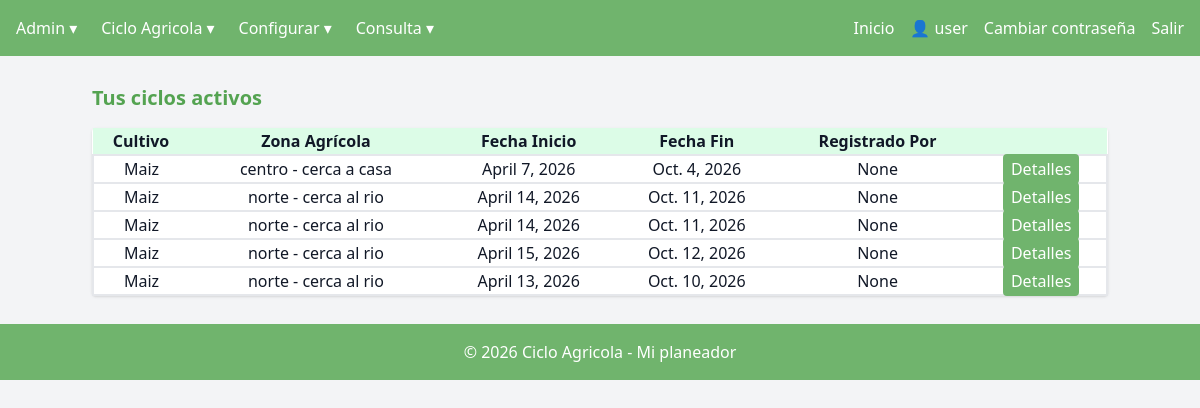
The app's page /calendario_ciclo/ (signed in), older data.
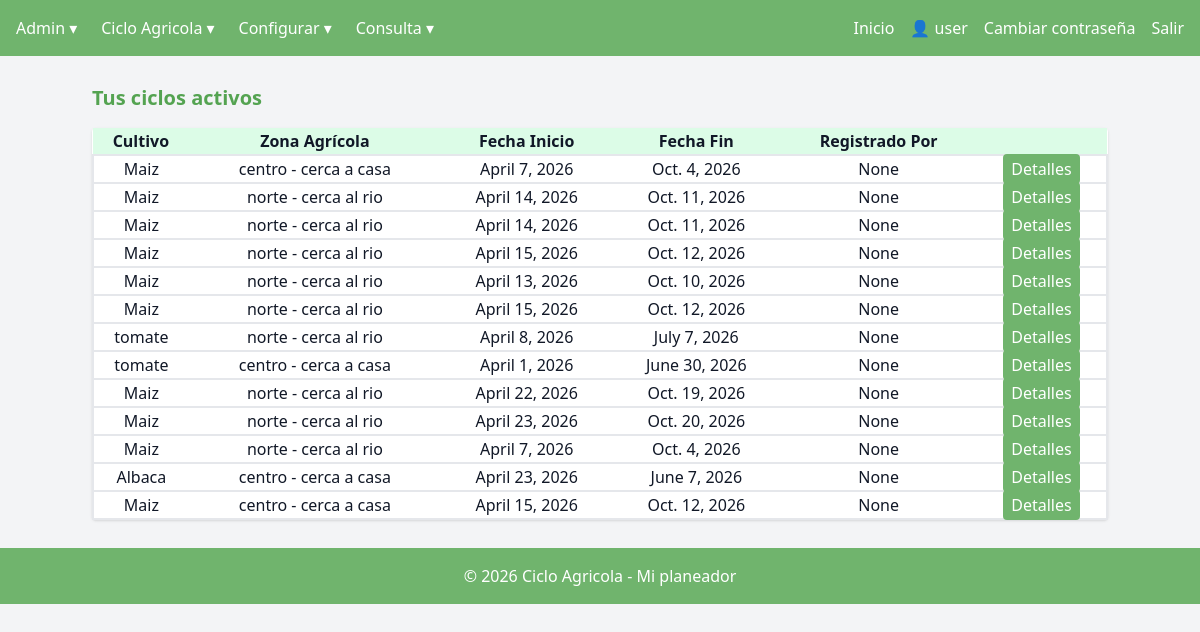
The same page, newer data.
### managecultivo/models.py (models this page shows, shortened)
class Ciclo(models.Model):
    id_ciclo = models.BigAutoField(primary_key=True)
    id_cultivo = models.ForeignKey(Cultivo, on_delete=models.CASCADE, related_name="fk_ciclo1")
    id_zonaagricola = models.ForeignKey(ZonaAgricola, on_delete=models.CASCADE, related_name="fk_ciclo2")
    fecha_inicio = models.DateField()
    fecha_fin = models.DateField()
    cantidad_produccion = models.FloatField(help_text="Cantidad cosechada en Kg")
    registrado_por = models.ForeignKey(User, on_delete=models.SET_NULL, null=True, blank=True, related_name="fk_ciclo3")

class Cultivo(models.Model):
    id_cultivo = models.BigAutoField(primary_key=True)
    descripcion = models.CharField(max_length=50)
    tiempo_agricola = models.IntegerField(help_text="Tiempo en días")
    registrado_por = models.ForeignKey(User, on_delete=models.SET_NULL, null=True, blank=True, related_name="fk_Cultivo")
    def __str__(self):
        return self.descripcion

class ZonaAgricola(models.Model):
    id_zonaagricola = models.BigAutoField(primary_key=True)
    nombre = models.CharField(max_length=50)
    ubicacion = models.CharField(max_length=50)
    direccion = models.CharField(max_length=100)
    registrado_por = models.ForeignKey(User, on_delete=models.SET_NULL, null=True, blank=True, related_name="fk_ZonaAgricola")
    def __str__(self):
        return f"{self.nombre} - {self.ubicacion}"

### managecultivo/views/v_calendario_ciclo.py (the view)
# urls.py: path("calendario_ciclo/", views.calendario_ciclo, name="calendario_ciclo"),
@login_required
def calendario_ciclo(request):
    context = {
        "ciclos": Ciclo.objects.all()
    }
    return render(request, 'calendario_ciclo.html', context)

### managecultivo/templatetags/grupos.py (called while the page is built)
@register.filter(name='has_group')
def has_group(user, group_name):
    return user.groups.filter(name=group_name).exists()

### managecultivo/templates/calendario_ciclo.html
{% extends "base_dashboard.html" %}
{% block dashboard_content %}
<h2 class="text-xl font-bold mb-4 text-[var(--focus)]">Tus ciclos activos</h2>
<table class="w-full bg-white shadow rounded text-center py-1">
    <tr class="bg-green-100">
        <th class="align-middle">Cultivo</th>
        <th class="align-middle">Zona Agrícola</th>
        <th class="align-middle">Fecha Inicio</th>
        <th class="align-middle">Fecha Fin</th>
        <th class="align-middle">Registrado Por</th>
        <th class="align-middle"></th>
    </tr>
    {% for ciclo in ciclos %}
    <tr class="my-1 border-solid border-2">
        <td class="align-middle">{{ ciclo.id_cultivo }}</td>
        <td class="align-middle">{{ ciclo.id_zonaagricola }}</td>
        <td class="align-middle">{{ ciclo.fecha_inicio }}</td>
        <td class="align-middle">{{ ciclo.fecha_fin }}</td>
        <td class="align-middle">{{ ciclo.registrado_por }}</td>
        <td class="align-middle">
        <a href="{% url 'ajustar_ciclo' ciclo.id_ciclo %}"
            class="bg-[var(--primary)] hover:bg-[var(--focus)] text-[var(--secondary)] px-2 py-1 rounded my-2">
            Detalles
        </a>
        </td>
    </tr>
    {% endfor %}
</table>
{% endblock %}

### managecultivo/templates/base_dashboard.html (shortened to what this page needs)
{% extends "base.html" %}
{% load grupos %}
{% load static %}
{% block navbar %}
<nav class="bg-[var(--primary)] p-4 text-[var(--secondary)] p-4 flex justify-between">
  <ul class="flex space-x-6">
    {% if user.is_authenticated %}
        {% if user|has_group:"Administrador" %}
            <li class="group relative">
                <span class="cursor-pointer">Admin ▾</span>
            </li>
            <li class="group relative">
                <span class="cursor-pointer"> Ciclo Agricola ▾</span>
            </li>
            <li class="group relative">
                <span class="cursor-pointer">Configurar ▾</span>
            </li>
            <li class="group relative">
                <span class="cursor-pointer">Consulta ▾</span>
            </li>
        {% endif %}
    {% endif %}
  </ul>
  <ul class="flex space-x-4">
    {% if user.is_authenticated %}
        <li><a href="{% url 'bienvenida' %}" class="hover:underline ">Inicio</a></li>
        <li class="text-m text-[var(--secondary)]">👤 {{ user.username }}</li>
        <li><a href="{% url 'password_change' %}" class="hover:underline">Cambiar contraseña</a></li>
        <li><a href="{% url 'logout' %}" class="hover:underline">Salir</a></li>
    {% endif %}
  </ul>
</nav>
{% endblock %}
{% block content %}
<div class="mt-6">
    {% block dashboard_content %}{% endblock %}
</div>
{% endblock %}

### managecultivo/templates/base.html (shortened to what this page needs)
<!DOCTYPE html>
<html lang="es">
<head>
    {% load static %}
    <script src="https://cdn.tailwindcss.com"></script>
    <link rel="stylesheet" href="{% static 'css/style.css' %}">
</head>
<body class="bg-gray-100 text-gray-900">
    {% block navbar %}{% endblock %}
    <div class="container mx-auto p-1">
        {% block content %}
        {% endblock %}
    </div>
    <footer class="bg-[var(--primary)] text-[var(--secondary)] text-center p-4 mt-6">
        <p>© 2026 Ciclo Agricola - Mi planeador</p>
    </footer>
</body>
</html>

### managecultivo/static/css/style.css (style rules this page uses)
:root { --primary: #70b46d; --secondary: #ffffff; --focus: #54a351; --edit: #fdc321; --editFocus: #e0ac1d; --cancel: #bdb8ae; --cancelFocus: #797571; --celdasel:#058af7; --celdanor:#0f0f0f; }
nav { background-color: var(--primary); color: var(--secondary); }
footer { background-color: var(--primary); color: var(--secondary); }

Row changes from the older to the newer data that the page shows:
added Ciclo: id_cultivo "Maiz", id_zonaagricola "norte - cerca al rio", fecha_inicio "April 15, 2026", fecha_fin "Oct. 12, 2026", registrado_por "None"
added Ciclo: id_cultivo "tomate", id_zonaagricola "norte - cerca al rio", fecha_inicio "April 8, 2026", fecha_fin "July 7, 2026", registrado_por "None"
added Ciclo: id_cultivo "tomate", id_zonaagricola "centro - cerca a casa", fecha_inicio "April 1, 2026", fecha_fin "June 30, 2026", registrado_por "None"
added Ciclo: id_cultivo "Maiz", id_zonaagricola "norte - cerca al rio", fecha_inicio "April 22, 2026", fecha_fin "Oct. 19, 2026", registrado_por "None"
added Ciclo: id_cultivo "Maiz", id_zonaagricola "norte - cerca al rio", fecha_inicio "April 23, 2026", fecha_fin "Oct. 20, 2026", registrado_por "None"
added Ciclo: id_cultivo "Maiz", id_zonaagricola "norte - cerca al rio", fecha_inicio "April 7, 2026", fecha_fin "Oct. 4, 2026", registrado_por "None"
added Ciclo: id_cultivo "Albaca", id_zonaagricola "centro - cerca a casa", fecha_inicio "April 23, 2026", fecha_fin "June 7, 2026", registrado_por "None"
added Ciclo: id_cultivo "Maiz", id_zonaagricola "centro - cerca a casa", fecha_inicio "April 15, 2026", fecha_fin "Oct. 12, 2026", registrado_por "None"
